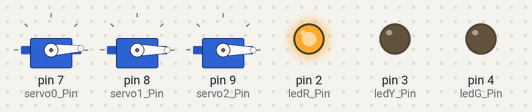
The sketch below on a simulated Arduino Uno, built with avr-gcc and run on an emulated ATmega328P. On the bench: 3 × servo, output pins drawn as LEDs (lit = HIGH).

Above: at 0.05 s.
At 2.25 s:
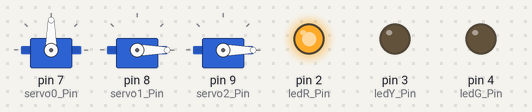
At 4.55 s:
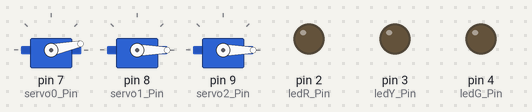
At 10.05 s:
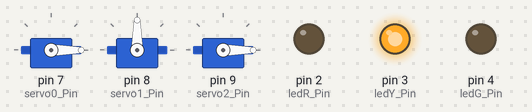
At 15.05 s:
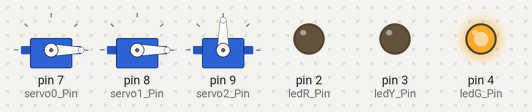
At 20.15 s:
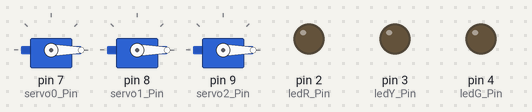
Timing chart, 0 to 26.3 s (numbered marks = the images above):
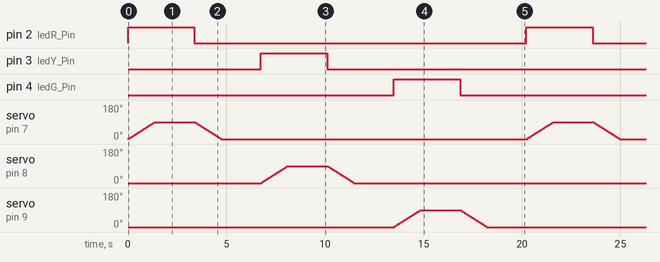

The sketch:

3_servo_3_led.ino
```cpp
#include <Servo.h>
Servo servo_0;					// deklarasi Servo yang dipakai (bisa 1 atau lebih)
Servo servo_1;					// deklarasi Servo yang dipakai (bisa 1 atau lebih)
Servo servo_2;					// deklarasi Servo yang dipakai (bisa 1 atau lebih)
const int servo0_Pin = 7;		// pin Arduino yang terhubung ke Servo 0
const int servo1_Pin = 8;		// pin Arduino yang terhubung ke Servo 1
const int servo2_Pin = 9;		// pin Arduino yang terhubung ke Servo 2
const int ledR_Pin = 2;			// pin Arduino yang terhubung ke LED Red
const int ledY_Pin = 3;			// pin Arduino yang terhubung ke LED Yellow
const int ledG_Pin = 4;			// pin Arduino yang terhubung ke LED Green
int pos = 0;					// variabel untuk simpan nilai posisi (derajat)

void setup()
{
  pinMode(ledR_Pin, OUTPUT);				// atur pin sebagai OUTPUT
  pinMode(ledY_Pin, OUTPUT);				// atur pin sebagai OUTPUT
  pinMode(ledG_Pin, OUTPUT);				// atur pin sebagai OUTPUT
  servo_0.attach(servo0_Pin, 500, 2500);	// min = 500 µs, max = 2500 µs
  servo_1.attach(servo1_Pin, 500, 2500);	// min = 500 µs, max = 2500 µs
  servo_2.attach(servo2_Pin, 500, 2500);	// min = 500 µs, max = 2500 µs
  servo_0.write(pos);						// inisialisasi posisi awal Servo 0
  servo_1.write(pos);						// inisialisasi posisi awal Servo 1
  servo_2.write(pos);						// inisialisasi posisi awal Servo 2
}

void loop()
{
  /* Servo 0 */
  digitalWrite(ledR_Pin, HIGH);	// LED Red ON
  for (pos = 0; pos <= 90; pos += 1) {
    servo_0.write(pos);			// minta servo agar menuju posisi di variabel 'pos'
    delay(15);					// tunggu 15 ms untuk servo mencapai posisi
  }
  delay(2000); 					// tunggu 2 detik

  digitalWrite(ledR_Pin, LOW);	// LED Red OFF
  for (pos = 90; pos >= 0; pos -= 1) {
    servo_0.write(pos);			// minta servo agar menuju posisi di variabel 'pos'
    delay(15);					// tunggu 15 ms untuk servo mencapai posisi
  }
  delay(2000);					// tunggu 2 detik

  /* Servo 1 */
  digitalWrite(ledY_Pin, HIGH);	// LED Yellow ON
  for (pos = 0; pos <= 90; pos += 1) {
    servo_1.write(pos);			// minta servo agar menuju posisi di variabel 'pos'
    delay(15);					// tunggu 15 ms untuk servo mencapai posisi
  }
  delay(2000); 					// tunggu 2 detik

  digitalWrite(ledY_Pin, LOW);	// LED Yellow OFF
  for (pos = 90; pos >= 0; pos -= 1) {
    servo_1.write(pos);			// minta servo agar menuju posisi di variabel 'pos'
    delay(15);					// tunggu 15 ms untuk servo mencapai posisi
  }
  delay(2000);					// tunggu 2 detik

  /* Servo 2 */
  digitalWrite(ledG_Pin, HIGH);	// LED Green ON
  for (pos = 0; pos <= 90; pos += 1) {
    servo_2.write(pos);			// minta servo agar menuju posisi di variabel 'pos'
    delay(15);					// tunggu 15 ms untuk servo mencapai posisi
  }
  delay(2000); 					// tunggu 2 detik

  digitalWrite(ledG_Pin, LOW);	// LED Green OFF
  for (pos = 90; pos >= 0; pos -= 1) {
    servo_2.write(pos);			// minta servo agar menuju posisi di variabel 'pos'
    delay(15);					// tunggu 15 ms untuk servo mencapai posisi
  }
  delay(2000);
}
```

Measured:
- by itself, pin 2 (ledR_Pin), pin 3 (ledY_Pin), pin 4 (ledG_Pin): alternates HIGH for 3.4 s and LOW for 16.9 s
